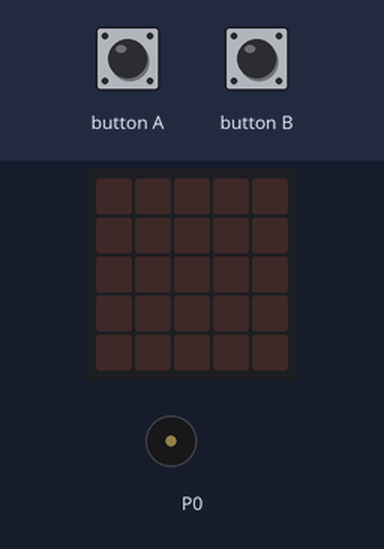
The program below on a simulated BBC micro:bit (MakeCode). Shown: the board's 5×5 LED display, buzzer (waves = sounding). The test bench sets the inputs (shaded band).

Above: at 1.2 s.
1.3 s: button A pressed for 0.15 s
At 1.9 s:
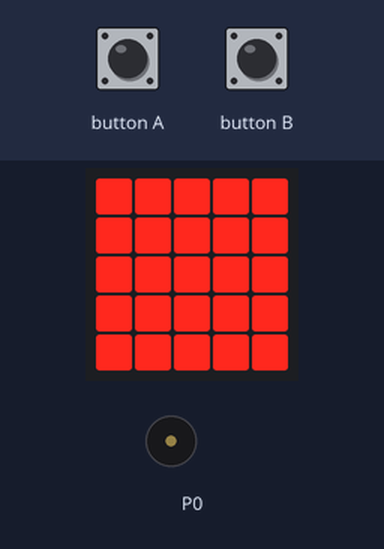
2.9 s: button B pressed for 0.15 s
At 3.4 s:
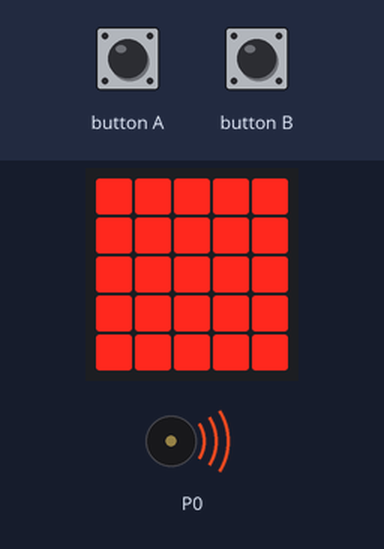
Timing chart, 0 to 8.6 s (numbered marks = the images above; inputs shaded):
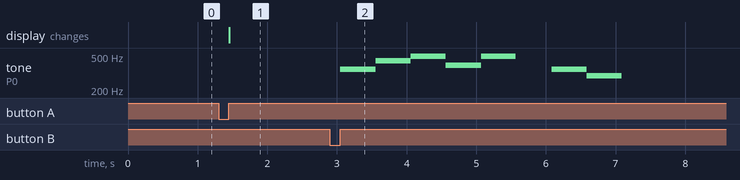

The program:

main.ts
```typescript
input.onButtonPressed(Button.A, function () {
    basic.showLeds(`
        # # # # #
        # # # # #
        # # # # #
        # # # # #
        # # # # #
        `)
})
input.onButtonPressed(Button.B, function () {
    music.playMelody("F A B G B - F D ", 120)
})
```

test.ts
```typescript
// les tests vont ici ; cela ne sera pas compilé si ce paquet est utilisé en tant qu'extension.
```

Measured:
- after the input at 1.3 s, the display: changes after 0.15 s (image 1)
- after the input at 2.9 s, tone on P0: plays 349 Hz for 0.51 s, 440 Hz for 0.51 s, 494 Hz for 0.51 s, 392 Hz for 0.51 s, 494 Hz for 0.50 s, 349 Hz for 0.51 s … (7 notes in this stretch), starting after 0.15 s
